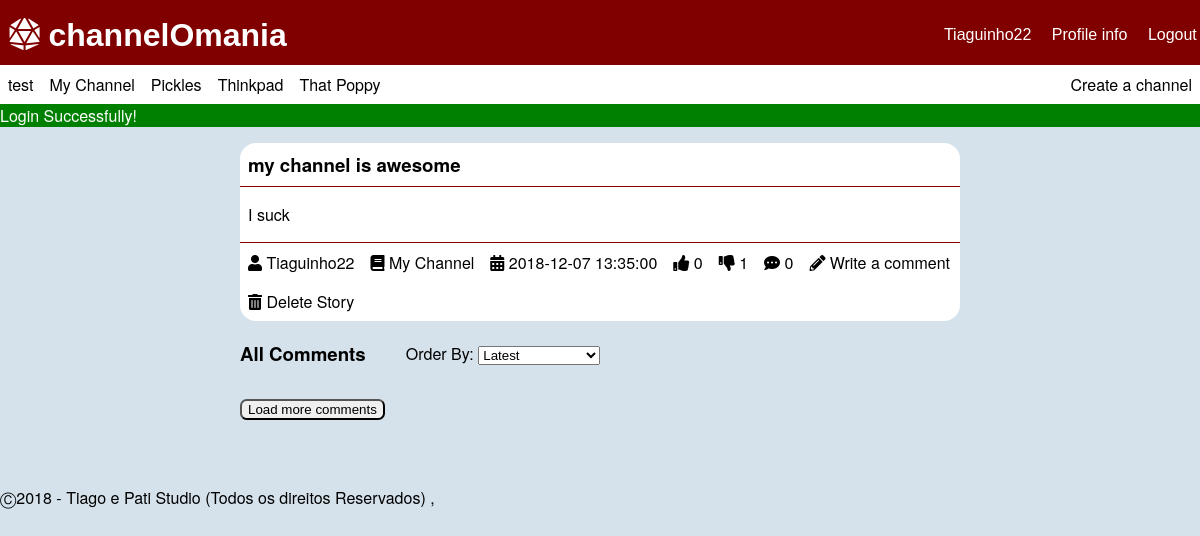
The app's page /pages/story.php?storyId=20 (signed in) with its own data.
### tables this page shows
CREATE TABLE "channel" (
	"ID"	INTEGER NOT NULL,
	"name"	TEXT NOT NULL,
	"coverImage"	TEXT,
	"author"	INTEGER NOT NULL,
	FOREIGN KEY("author") REFERENCES "user"("ID") ON DELETE Cascade ON UPDATE No Action,
	PRIMARY KEY("ID")
);

CREATE TABLE "story" (
	"storyID"	INTEGER NOT NULL,
	"title"	TEXT NOT NULL,
	"content"	TEXT NOT NULL,
	"upvotes"	INTEGER NOT NULL DEFAULT 0,
	"downvotes"	INTEGER NOT NULL DEFAULT 0,
	"author"	INTEGER NOT NULL,
	"date"	TEXT NOT NULL,
	"channel"	INTEGER NOT NULL,
	"image"	TEXT,
	PRIMARY KEY("storyID"),
	FOREIGN KEY("channel") REFERENCES "channel"("ID") ON DELETE Cascade ON UPDATE No Action,
	FOREIGN KEY("author") REFERENCES "user"("ID") ON DELETE Cascade ON UPDATE No Action
);

CREATE TABLE 'user'
(
	'ID' INTEGER NOT NULL PRIMARY KEY AUTOINCREMENT,
	'username' TEXT NOT NULL,
	'email' TEXT NOT NULL,
	'password' TEXT NOT NULL,
	'birth' TEXT ,
	'profilePic' TEXT,
	CONSTRAINT 'username' UNIQUE ('username')
);

### pages/story.php (called while the page is built, shortened)
<?php
  include_once('../database/db_story.php');
  include_once('../database/db_list.php');
  include_once('../templates/tpl_common.php');
  include_once('../templates/tpl_story.php');
  $story = getStory($_GET['storyId']);
  draw_header($story['title']);
  draw_story($story);
  $storyID = $story['storyID'];
  $comments = getCommentsByStory($storyID);
  draw_comments($comments);
  draw_footer();
?>

### database/db_list.php (called while the page is built, shortened)
<?php
function listChannel() {
  $db = Database::instance()->db();
  $stmt = $db->prepare('SELECT *,(SELECT COUNT(*) FROM story WHERE story.channel == channel.ID) AS n_stories FROM channel ORDER BY n_stories DESC');
  $stmt->execute();
  return $stmt->fetchAll();
}
?>

### database/db_story.php (called while the page is built, shortened)
<?php
function getStory($id) {
  $db = Database::instance()->db();
  $stmt = $db->prepare('SELECT *,(SELECT COUNT(*) FROM comment WHERE comment.story == storyID) AS n_comments,channel.name AS channelName,story.author AS storyAuthor FROM story INNER JOIN user ON user.ID == story.author INNER JOIN channel ON channel.ID == story.channel  WHERE storyID == ?');
  $stmt->execute(array($id));
  return $stmt->fetch();
}
 ?>

### templates/tpl_common.php (the view, shortened to what this page needs)
<?php function draw_header($tabText = ""){
?>
<!DOCTYPE html>
<html lang="en-US">
  <head>
    <link href="../css/style.css" rel="stylesheet">
    <link href="../css/input.css" rel="stylesheet">
    <link href="../css/links.css" rel="stylesheet">
    <link rel="stylesheet" href="https://use.fontawesome.com/releases/v5.5.0/css/all.css">
  </head>
  <body>
    <header id="header">
      <?php if(isset($_SESSION['username'])){ ?>
        <div id='options'>
          <a href="../pages/profile.php"><?php echo($_SESSION['username']) ?></a>
          <a href="../pages/profile.php">Profile info</a>
          <a href="../actions/action_logout.php">Logout</a>
        </div>
      <?php } ?>
      <h1><a href="mainpage.php"><i class="fas fa-dice-d20"></i> channelOmania</a></h1>
    </header>
    <?php if(isset($_SESSION['username'])){ ?>
    <div id="list_channels">
      <p><a href = "../pages/new_channel.php" >Create a channel</a></p>
      <?php $channels = listChannel(); ?>
      <ul>
      <?php foreach($channels as $channel_list) { ?>
        <li><a href = "../pages/channel.php?channelId=<?php echo($channel_list['ID']); ?>" ><?php echo($channel_list['name']); ?></a></li>
      <?php } ?>
      </ul>
    </div>
    <?php } ?>
    <?php if (isset($_SESSION['messages'])) {?>
      <section id="messages">
        <?php foreach($_SESSION['messages'] as $message) { ?>
          <div class="<?=$message['type']?>"><?=$message['content']?></div>
        <?php } ?>
      </section>
    <?php unset($_SESSION['messages']); } ?>
<?php } ?>
<?php function draw_footer(){
  ?>
  <footer class="footer">
    <p>	&#9400;2018 - Tiago e Pati Studio (Todos os direitos Reservados) ,</p>
  </footer>
</body>
</html>
<?php }
 ?>

### templates/tpl_story.php (shortened to what this page needs)
<?php include_once('../templates/tpl_mainpage.php'); ?>
<?php include_once('../database/db_list.php'); ?>
<?php function draw_story($story) { ?>
  <section id="story">
    <article>
      <header>
        <h1><?php echo($story['title']); ?></h1>
      </header>
      <p><?php echo($story['content']); ?></p>
      <footer><?php draw_story_info($story); ?></footer>
    </article>
  </section>
<?php } ?>
<?php function draw_comments($comments) { ?>
  <section id="comments" data-id="<?php if(!empty($comments)) echo($comments[0]['story']); ?>">
  <div id="order_comments"><h3>All Comments</h3>
  <p>Order By:
  <select id='orderSelector'>
    <option value="mRecent">Latest</option>
  </select></p></div>
  <button id="btnLoadComments">Load more comments</button>
  </section>
<?php } ?>

### templates/tpl_mainpage.php (shortened to what this page needs)
<?php include_once('../templates/tpl_story.php'); ?>
<?php function draw_story_info($story) { ?>
  <ul>
    <li><a href="../pages/profile.php?userId=<?php echo($story['storyAuthor']); ?>"><i class="fas fa-user"></i> <?php echo($story['username']); ?></a></li>
    <li><a href="../pages/channel.php?channelId=<?php echo($story['channel']); ?>"><i class="fas fa-book"></i> <?php echo($story['channelName']); ?></a></li>
    <li><i class="fas fa-calendar-alt"></i> <?php echo($story['date']); ?></li>
    <li class="nUpVote" data-id="<?php echo($story['storyID']); ?>"><i class="fas fa-thumbs-up"></i> <?php echo($story['upvotes']); ?></li>
    <li class="nDownVote" data-id="<?php echo($story['storyID']); ?>"><i class="fas fa-thumbs-down"></i> <?php echo($story['downvotes']); ?></li>
    <li><i class="fas fa-comment-dots"></i> <?php echo($story['n_comments']); ?></li>
    <li><a href="../pages/new_comment.php?storyId=<?php echo($story['storyID']); ?>"><i class="fas fa-pencil-alt"></i> Write a comment</a></li>
    <?php if($story['username'] == $_SESSION['username']) { ?>
      <li><a href="../actions/action_delete_story.php?storyId=<?php echo($story['storyID']); ?>&csrf=<?php echo($_SESSION['csrf']); ?>"><i class="fas fa-trash-alt"></i> Delete Story</a></li>
    <?php } ?>
  </ul>
<?php } ?>

### css/style.css (style rules this page uses)
body { font-family: IBMPlexSans, Helvetica Neue, Segoe UI, Helvetica, Verdana, Arial, sans-serif; background-color: #D5E2EB; margin: 0; }
ul { display: flex; flex-wrap: wrap; flex-direction: row; padding: 0; margin: 0; }
li { text-align: center; list-style-type: none; padding: 0.5em; }
#list_channels { background-color: white; position: relative; }
#list_channels p { float: right; margin: 0; }
#list_channels li, #list_channels p { padding: 0; }
#header { background-color: #800000; padding: 0.2em; position: relative; }
#header h1 { margin: 0.2em; }
#options { float: right; height: 0; }
article, #story_preview { background-color: white; width: 60%; margin: auto; border-radius: 1em; }
article h1 { margin: auto; }
article header, #story_preview h3 { margin-top: 1em; padding: 0.5em; border-bottom: 1px solid #800000; }
article p, #story_preview p { padding-left: 0.5em; }
article footer, #story_preview ul { padding: 0; border-top: 1px solid #800000; }
#messages .success { background-color: green; color: white; }
body,html { min-height: 100vh; }
#header div { margin-top: 1.2em; }
#order_comments { display: flex; margin-left: 20%; }
#order_comments p { margin: 1.3em 1em 1em 2.5em; }
#btnLoadComments, #btnLoadStories { margin-top: 1em; margin-left: 20%; border-radius: 0.5em; }
footer { clear: left; bottom: auto; padding-top: 50px; }

### css/links.css (style rules this page uses)
#header a { color: white; font-family: Helvetica; }
#header div a { list-style-type: none; padding-left: 1em; }
a:link, a:visited { color: black; text-decoration: none; }
#list_channels li a, #list_channels p a { padding: 0.5em; display: block; }

### records on screen
channel: name "test"
channel: name "My Channel"
channel: name "Pickles"
channel: name "Thinkpad"
channel: name "That Poppy"
story: title "my channel is awesome", content "I suck", author.username "Tiaguinho22", channel.name "My Channel", date "2018-12-07 13:35:00", upvotes "0", downvotes "1"

### other values on screen
$_SESSION['username'] "Tiaguinho22"
$message['content'] "Login Successfully!"
$story['n_comments'] "0"
